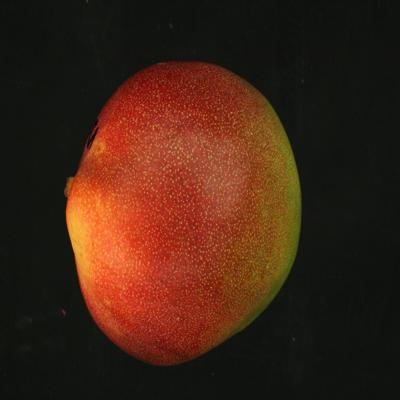
#> input picture uploads/edited_Mango_44_B.JPG, 400 x 400 px; its folder holds only this picture in this run
$ python edit_gambar.py uploads/edited_Mango_44_B.JPG 5 5 5
#> lines starting #> are read from the running program, lines starting #| are printed output that depends on the picture
import sys
from PIL import Image
import os

file_path = sys.argv[1]
rotasi = int(sys.argv[2])
lebar = int(sys.argv[3])
tinggi = int(sys.argv[4])

try:
    img = Image.open(file_path)
#> img is the input picture: PIL image 400x400 RGB; mean R, G, B 65.9, 35.7, 21.5
    img = img.rotate(-rotasi, expand=True)
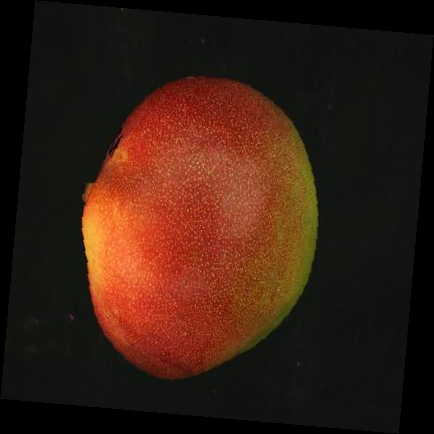
#> img: PIL image 434x434 RGB; mean R, G, B 56, 30.4, 18.3
    img = img.resize((lebar, tinggi))

    filename = os.path.basename(file_path)
    output_path = f"uploads/edited_{filename}"
    img.save(output_path)

    print(output_path)
except Exception as e:
    print("Error:", str(e))

$ run again, on uploads/edited_Royal_13_1.JPG
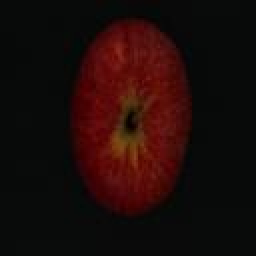
#> input picture uploads/edited_Royal_13_1.JPG, 128 x 128 px (shown 2 times larger)
#> img is the input picture: PIL image 128x128 RGB; mean R, G, B 29.2, 11.3, 9.3
#> `img = img.rotate(-rotasi, expand=True)`:
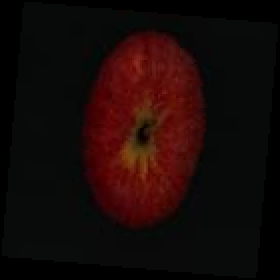
#> img: PIL image 140x140 RGB (shown 2 times larger); mean R, G, B 24.4, 9.5, 7.8
